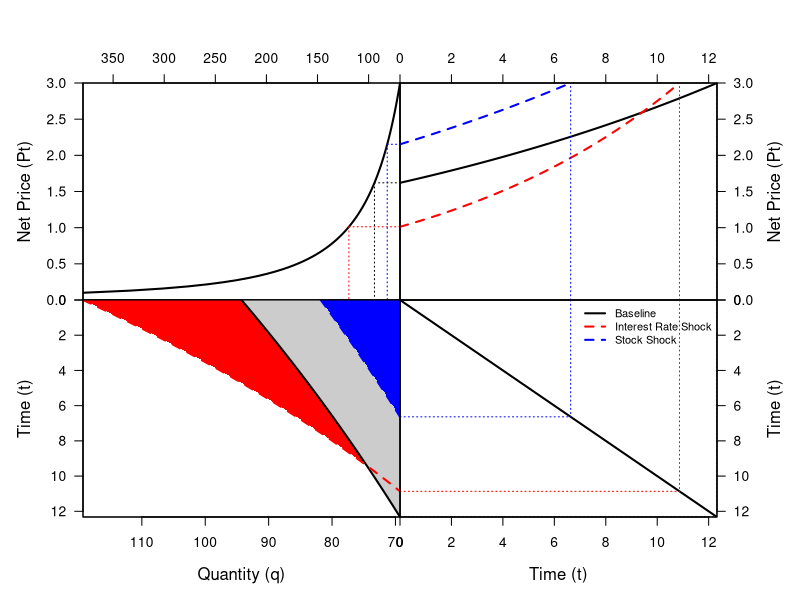

Write R code to recreate this figure.
# Part 1: Data Generation
# Step A: Define Model Parameters
r_base <- 0.05; R0_base <- 1000
r_shock <- 0.10; R0_shock <- 500
pT <- 3; A <- 120; epsilon <- 0.5

# Step B: Define Core Economic Functions 
d_nonlinear <- function(p) A * p^(-epsilon)
stock_root_finder <- function(Tf, r, R) {
  quantity_as_a_function_of_time <- function(t) {
    price_at_t <- pT * exp(-r * (Tf - t))
    return(ifelse(price_at_t <= 0, Inf, d_nonlinear(price_at_t)))
  }
  total_extraction <- integrate(quantity_as_a_function_of_time, lower = 0, upper = Tf)$value
  return(R - total_extraction)
}

# Step C: Solve for all three paths 
# Path 1: Baseline
Tf_base <- uniroot(stock_root_finder, c(1, 200), r = r_base, R = R0_base)$root
time_base <- seq(0, Tf_base, length.out = 100); price_base <- pT * exp(-r_base * (Tf_base - time_base))
quantity_base <- d_nonlinear(price_base)

# Path 2: Interest Rate Shock
Tf_r_shock <- uniroot(stock_root_finder, c(1, 200), r = r_shock, R = R0_base)$root
time_r_shock <- seq(0, Tf_r_shock, length.out = 100); price_r_shock <- pT * exp(-r_shock * (Tf_r_shock - time_r_shock))
quantity_r_shock <- d_nonlinear(price_r_shock)

# Path 3: Resource Stock Shock
Tf_R_shock <- uniroot(stock_root_finder, c(1, 200), r = r_base, R = R0_shock)$root
time_R_shock <- seq(0, Tf_R_shock, length.out = 100); price_R_shock <- pT * exp(-r_base * (Tf_R_shock - time_R_shock))
quantity_R_shock <- d_nonlinear(price_R_shock)


# Part 2: The Final Plotting Function (With Shading)
create_final_plot <- function(time_base, price_base, quantity_base,
                              time_r_shock, price_r_shock, quantity_r_shock,
                              time_R_shock, price_R_shock, quantity_R_shock) {
  
  if (dev.cur() != 1) dev.off()
  layout(matrix(c(1, 2, 3, 4), nrow = 2, byrow = TRUE))
  par(oma = c(0, 0, 0, 0))
  
  P0_base <- price_base[1]; T_base <- max(time_base); Q0_base <- quantity_base[1]
  P0_r_shock <- price_r_shock[1]; T_r_shock <- max(time_r_shock); Q0_r_shock <- quantity_r_shock[1]
  P0_R_shock <- price_R_shock[1]; T_R_shock <- max(time_R_shock); Q0_R_shock <- quantity_R_shock[1]
  
  # Plot 1: Demand Curve (Top-Left)
  par(mar = c(0, 5, 5, 0))
  p_demand <- seq(0.1, pT, length.out = 100); q_demand <- d_nonlinear(p_demand)
  plot(q_demand, p_demand, type = "l", lwd = 2,
       xaxs = "i", yaxs = "i", xlim = rev(range(q_demand)), ylim = c(0, max(p_demand)),
       xaxt = "n", yaxt = "n", xlab = "", ylab = "")
  segments(Q0_base, P0_base, 0, P0_base, lty = 3, col = "black")
  segments(Q0_r_shock, P0_r_shock, 0, P0_r_shock, lty = 3, col = "red")
  segments(Q0_R_shock, P0_R_shock, 0, P0_R_shock, lty = 3, col = "blue")
  segments(Q0_base, P0_base, Q0_base, 0, lty = 3, col = "black")
  segments(Q0_r_shock, P0_r_shock, Q0_r_shock, 0, lty = 3, col = "red")
  segments(Q0_R_shock, P0_R_shock, Q0_R_shock, 0, lty = 3, col = "blue")
  axis(side = 2, las = 1); mtext("Net Price (Pt)", side = 2, line = 3)
  axis(side = 3); box()
  
  # Plot 2: Price Path (Top-Right)
  par(mar = c(0, 0, 5, 5))
  plot(time_base, price_base, type = "l", lwd = 2, lty = 1, col = "black",
       xaxs = "i", yaxs = "i",
       xlim = c(0, max(c(time_base, time_r_shock, time_R_shock))),
       ylim = c(0, max(c(price_base, price_r_shock, price_R_shock))),
       xaxt = "n", yaxt = "n", xlab = "", ylab = "")
  lines(time_r_shock, price_r_shock, lwd = 2, lty = 2, col = "red")
  lines(time_R_shock, price_R_shock, lwd = 2, lty = 2, col = "blue")
  segments(T_base, 0, T_base, pT, lty = 3, col = "black")
  segments(T_r_shock, 0, T_r_shock, pT, lty = 3, col = "red")
  segments(T_R_shock, 0, T_R_shock, pT, lty = 3, col = "blue")
  axis(side = 3); axis(side = 4, las = 1)
  mtext("Net Price (Pt)", side = 4, line = 3); box()
  
  # Plot 3: Extraction Path (Bottom-Left)
  par(mar = c(5, 5, 0, 0))
  # Start with a blank plot area
  plot(quantity_base, time_base, type = "n",
       xaxs = "i", yaxs = "i",
       xlim = rev(range(c(quantity_base, quantity_r_shock, quantity_R_shock))),
       ylim = rev(range(c(time_base, time_r_shock, time_R_shock))),
       xaxt = "n", yaxt = "n", xlab = "", ylab = "")
  # Add the layered polygons in the correct order
  polygon_x_r_shock <- c(0, quantity_r_shock, 0); polygon_y_r_shock <- c(0, time_r_shock, T_r_shock)
  polygon(polygon_x_r_shock, polygon_y_r_shock, col = "red", border = NA)
  polygon_x_base <- c(0, quantity_base, 0); polygon_y_base <- c(0, time_base, T_base)
  polygon(polygon_x_base, polygon_y_base, col = "gray80", border = NA)
  polygon_x_R_shock <- c(0, quantity_R_shock, 0); polygon_y_R_shock <- c(0, time_R_shock, T_R_shock)
  polygon(polygon_x_R_shock, polygon_y_R_shock, col = "blue", border = NA)
  # Redraw the lines on top
  lines(quantity_base, time_base, lwd = 2, lty = 1, col = "black")
  lines(quantity_r_shock, time_r_shock, lwd = 2, lty = 2, col = "red")
  lines(quantity_R_shock, time_R_shock, lwd = 2, lty = 2, col = "blue")
  # Add axes and labels
  axis(side = 1); mtext("Quantity (q)", side = 1, line = 3)
  axis(side = 2, las = 1); mtext("Time (t)", side = 2, line = 3); box()
  
  # Plot 4: 45-degree Line (Bottom-Right)
  par(mar = c(5, 0, 0, 5))
  plot(time_base, time_base, type = "l", lwd = 2, lty = 1, col = "black",
       xaxs = "i", yaxs = "i",
       xlim = c(0, max(c(time_base, time_r_shock, time_R_shock))),
       ylim = rev(range(c(time_base, time_r_shock, time_R_shock))),
       xaxt = "n", yaxt = "n", xlab = "", ylab = "")
  segments(0, T_base, T_base, T_base, lty = 3, col = "black")
  segments(0, T_r_shock, T_r_shock, T_r_shock, lty = 3, col = "red")
  segments(0, T_R_shock, T_R_shock, T_R_shock, lty = 3, col = "blue")
  segments(T_base, 0, T_base, T_base, lty = 3, col = "black")
  segments(T_r_shock, 0, T_r_shock, T_r_shock, lty = 3, col = "red")
  segments(T_R_shock, 0, T_R_shock, T_R_shock, lty = 3, col = "blue")
  axis(side = 1); mtext("Time (t)", side = 1, line = 3)
  axis(side = 4, las = 1); mtext("Time (t)", side = 4, line = 3); box()
  legend("topright",
         legend = c("Baseline", "Interest Rate Shock", "Stock Shock"),
         lty = c(1, 2, 2),
         col = c("black", "red", "blue"),
         lwd = 2, bty = "n", cex = 0.8)
}


# Part 3: Image time, let's go
create_final_plot(
  time_base, price_base, quantity_base,
  time_r_shock, price_r_shock, quantity_r_shock,
  time_R_shock, price_R_shock, quantity_R_shock
)